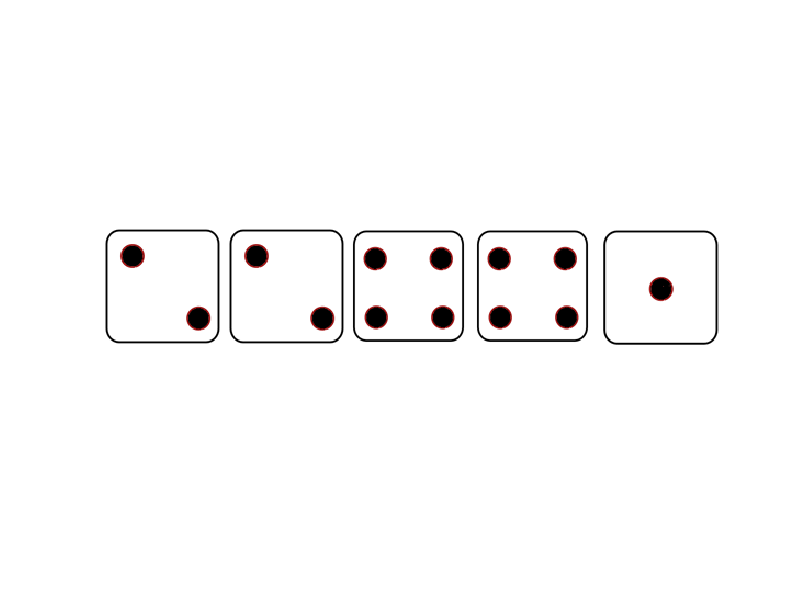

The MATLAB source for this figure:
%% Main File
    %%This is where most of the code will go
load Dice.mat

Yes = 1;
No = 0;


%% This is the main menu Prompt

fprintf('Welcome to yatzee\n')
fprintf('would you like to play?\n')
Menu = input('Yes or No? \n'); 

if Menu == 0
    fprintf ('Have a great day.')
    quit
else
    fprintf('Okay then lets start the game!\n')
end
    %%just a check for user to confirm start of program

%% This is the first Role

role = randi([1 6], [1 5]);
    %%roles dice using random numbers

imshow([Dice{role}]);
    %%this dispays the role using the Dice.mat file


%% This is the start of the first ReRole

reference = role ;
    %%used for troubleshooting issues in ReRole function
    %%a copy of the original role so i can reference back to the original

rerole = input('Would you like to rerole any dice?\n');

if rerole == 1

    NR1 = input('Would you like to rerole dice 1?  ');
    NR2 = input('Would you like to rerole dice 2?  ');
    NR3 = input('Would you like to rerole dice 3?  ');
    NR4 = input('Would you like to rerole dice 4?  ');
    NR5 = input('Would you like to rerole dice 5?  ');
        %%used for determining what dice need to be rerolled at the request
        %%of the user

    role2 = randi([1 6], [1 5]);
        %%a new random number aray for later use

    if NR1 == 1
        reference(1) = role2(1);
    end

    if NR2 == 1
        reference(2) = role2(2);
    end

    if NR3 == 1
        reference(3) = role2(3);
    end

    if NR4 == 1
        reference(4) = role2(4);
    end

    if NR5 == 1
        reference(5) = role2(5);
    end
        %%based on the users selection these conditional statements replace
        %%the original dice roles with the new coresponding dice values

    imshow([Dice{reference}]);
        %%displays the new dice roll

%% This is the start of the second ReRole

    rerole = input('Would you like to rerole any dice?\n');

    if rerole == 1
        NR1 = input('Would you like to rerole dice 1?  ');
        NR2 = input('Would you like to rerole dice 2?  ');
        NR3 = input('Would you like to rerole dice 3?  ');
        NR4 = input('Would you like to rerole dice 4?  ');
        NR5 = input('Would you like to rerole dice 5?  ');
            %%used for determining what dice need to be rerolled at the request
            %%of the user
        
        role3 = randi([1 6], [1 5]);
            %%a new random number aray for later use
        
        if NR1 == 1
            reference(1) = role3(1);
        end

        if NR2 == 1
            reference(2) = role3(2);
        end

        if NR3 == 1
            reference(3) = role3(3);
        end

        if NR4 == 1
            reference(4) = role3(4);
        end

        if NR5 == 1
            reference(5) = role3(5);
        end
            %%based on the users selection these conditional statements replace
            %%the original dice roles with the new coresponding dice values

        imshow([Dice{reference}]);
            %%displays the new dice roll
            
        fprintf('Time to select your catagory! \n')
    else
        fprintf('Time to select your catagory! \n')
    end
else
    fprintf('Time to select your catagory! \n')
end


%% This is the start of the Upper Section of catagories

fprintf('You must first select a catagory you would like to score in the upper section. \n')

Ace = sum(reference(:) == 1);
Two = sum(reference(:) == 2);
Three = sum(reference(:) == 3);
Four = sum(reference(:) == 4);
Five = sum(reference(:) == 5);
Six = sum(reference(:) == 6);
    %%counts the number of each dice in its catagory

Aces = Ace * 1;
Twos = Two * 2;
Threes = Three * 3;
Fours = Four * 4;
Fives = Five * 5;
Sixes = Six * 6;
    %%for corectly scorring each catagory 

upScore = input('You may choose between Aces, Twos, Threes, Fours, Fives, Sixes:    ');

fprintf('Your total score in the upper section is: %g', upScore);
%% This is the start of the Lower Section of catagories

fprintf('\nYou must now select a catagory you would like to score in the lower section. \n')
